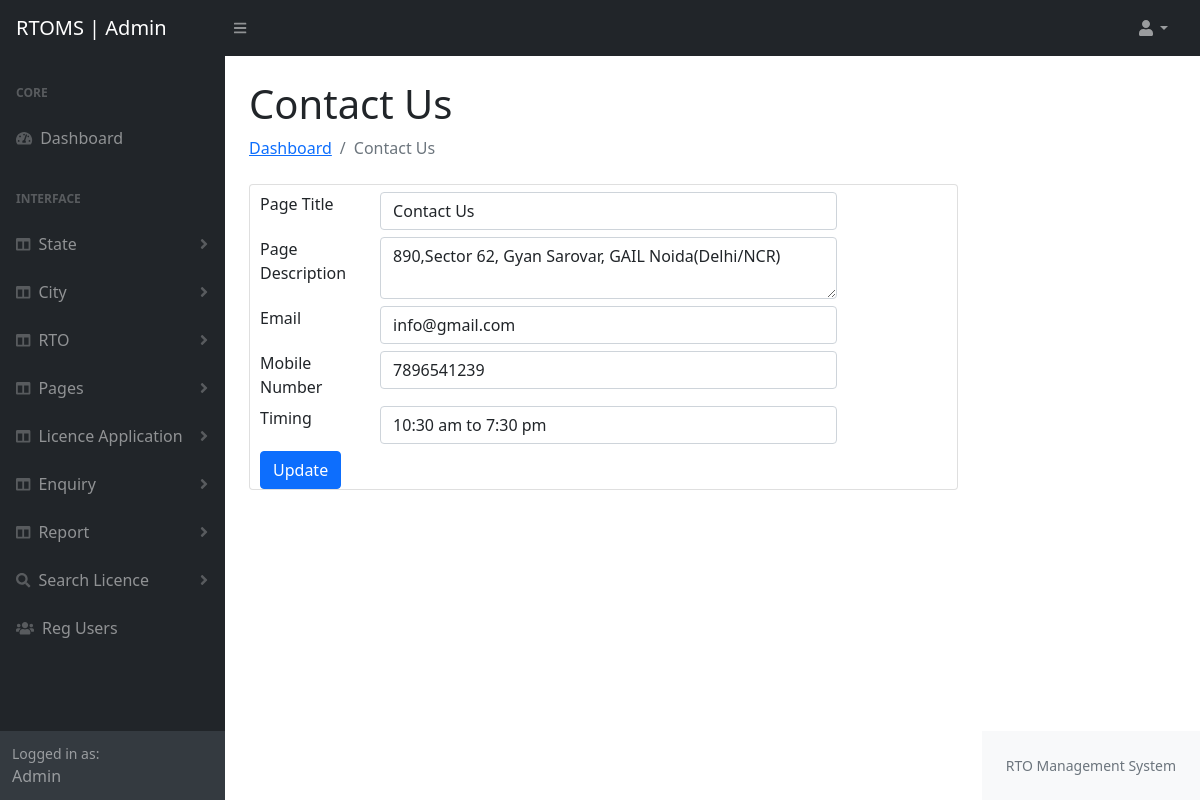
Screenshot of /rtoms/admin/contactus.php (signed in) with the database file from the repository.
### tables this page shows
CREATE TABLE `tblpage` (
  `ID` int(10) NOT NULL,
  `PageType` varchar(200) DEFAULT NULL,
  `PageTitle` mediumtext DEFAULT NULL,
  `PageDescription` mediumtext DEFAULT NULL,
  `Email` varchar(200) DEFAULT NULL,
  `MobileNumber` bigint(10) DEFAULT NULL,
  `UpdationDate` date DEFAULT NULL,
  `Timing` varchar(200) NOT NULL
);

### rtoms/admin/contactus.php (the view, shortened to what this page needs)
<?php
include('includes/config.php');
if (strlen($_SESSION['aid']==0)) {
  header('location:logout.php');
  } else{
  ?>
<!DOCTYPE html>
<html lang="en">
    <head>
        <link href="css/styles.css" rel="stylesheet" />
    </head>
    <body>
   <?php include_once('includes/header.php');?>
        <div id="layoutSidenav">
   <?php include_once('includes/sidebar.php');?>
            <div id="layoutSidenav_content">
                <main>
                    <div class="container-fluid px-4">
                        <h1 class="mt-4">Contact Us</h1>
                        <ol class="breadcrumb mb-4">
                            <li class="breadcrumb-item"><a href="dashboard.php">Dashboard</a></li>
                            <li class="breadcrumb-item active">Contact Us</li>
                        </ol>
                        <div class="card mb-4">
<form  method="post">
<?php
$ret=mysqli_query($con,"select * from  tblpage where PageType='contactus'");
while ($row=mysqli_fetch_array($ret)) {
?>
<div class="row" style="margin-top:1%; padding-left: 10px;">
<div class="col-2">Page Title</div>
<div class="col-8"><input type="text" name="pagetitle"  id="pagetitle"  value="<?php  echo $row['PageTitle'];?>" required="true" class="form-control"></div>
</div>
<div class="row" style="margin-top:1%; padding-left: 10px;">
<div class="col-2">Page Description</div>
<div class="col-8"><textarea name="pagedes"  id="pagedes" class="form-control" required><?php echo  ($row['PageDescription']);?></textarea></div>
</div>
<div class="row" style="margin-top:1%; padding-left: 10px;">
<div class="col-2">Email</div>
<div class="col-8"><input type="text" name="email"  id="email"  value="<?php  echo $row['Email'];?>" required="true" class="form-control"></div>
</div>
<div class="row" style="margin-top:1%; padding-left: 10px;">
<div class="col-2">Mobile Number</div>
<div class="col-8"><input type="text" name="mobnumber"  id="mobnumber"  value="<?php  echo $row['MobileNumber'];?>" required="true" class="form-control"></div>
</div>
<div class="row" style="margin-top:1%; padding-left: 10px;">
<div class="col-2">Timing</div>
<div class="col-8"><input type="text" name="timing"  id="timing"  value="<?php  echo $row['Timing'];?>" required="true" class="form-control"></div>
</div>
<?php } ?>
<div class="row" style="margin-top:1%; padding-left: 10px;">
<div class="col-4"><button type="submit" name="submit" class="btn btn-primary">Update</button></div>
</div>
</form>
                            </div>
                        </div>
                    </div>
          <?php include_once('includes/footer.php');?>
            </div>
    </body>
</html>
<?php } ?>

### rows the page displays
tblpage: pagetitle "Contact Us", pagedes "890,Sector 62, Gyan Sarovar, GAIL Noida(Delhi/NCR)", email "info@gmail.com", mobnumber "7896541239", timing "10:30 am to 7:30 pm"
